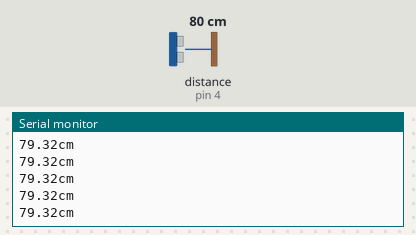
Simulated run of this sketch. Board: Arduino Uno, built with avr-gcc and run on an emulated ATmega328P. Shown: the last lines printed to the serial monitor. Wiring (inferred from the names in the program): ultrasonic range finder: trigger pin 2; echo pin 4. Inputs (shaded band) come from the test bench; at power-on: distance to the obstacle (sensor on pin 4) 80 cm. The echo pulse lasts 58.3 µs per cm.

Above: at 1.2 s.
1.3 s: distance to the obstacle (sensor on pin 4) set to 60 cm
At 2.4 s:
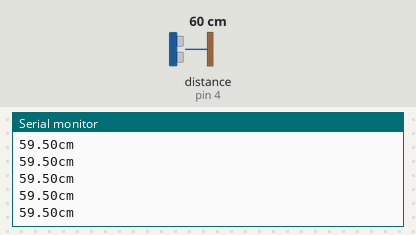
4.3 s: distance to the obstacle (sensor on pin 4) set to 2 cm
At 5.1 s:
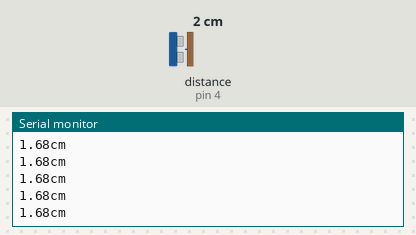
5.8 s: distance to the obstacle (sensor on pin 4) set to 4 cm
At 6.9 s:
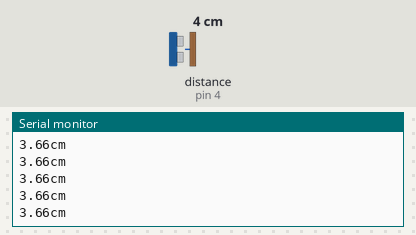
Timing chart, 0 to 8.8 s (numbered marks = the images above; inputs shaded):
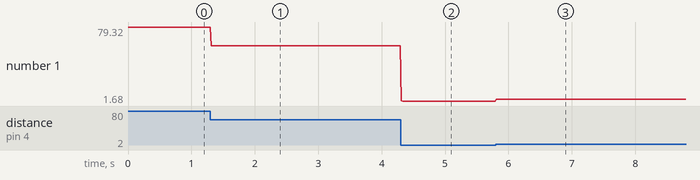

The sketch:

DistanceSensor.ino
```cpp
// defines pins numbers
const int trigPin = 2;
const int echoPin = 4;
//const int trigPin = 9;
//const int echoPin = 10;
// defines variables
double duration;
double distance;
void setup() {
  pinMode(trigPin, OUTPUT); // Sets the trigPin as an Output
  pinMode(echoPin, INPUT); // Sets the echoPin as an Input
  Serial.begin(9600); // Starts the serial communication
}
void loop() {
  // Clears the trigPin
  digitalWrite(trigPin, LOW);
  delayMicroseconds(2);
  // Sets the trigPin on HIGH state for 10 micro seconds
  digitalWrite(trigPin, HIGH);
  delayMicroseconds(10);
  digitalWrite(trigPin, LOW);
  // Reads the echoPin, returns the sound wave travel time in microseconds
  duration = pulseIn(echoPin, HIGH);
  // Calculating the distance
  distance = duration * 0.034 / 2.0;
  // Prints the distance on the Serial Monitor
  //Serial.print("Distance: ");
  Serial.print(distance);
  Serial.println("cm");
  delay(17);
}
```

Measured:
- after the input at 1.3 s, the serial monitor: prints a new line at once (image 1)
- after the input at 4.3 s, the serial monitor: prints a new line at once (image 2)
- after the input at 5.8 s, the serial monitor: prints a new line at once (image 3)
- plotted number 1: 79.32 → 59.5 after the input at 1.3 s, 59.5 → 1.68 after the input at 4.3 s, 1.68 → 3.66 after the input at 5.8 s
